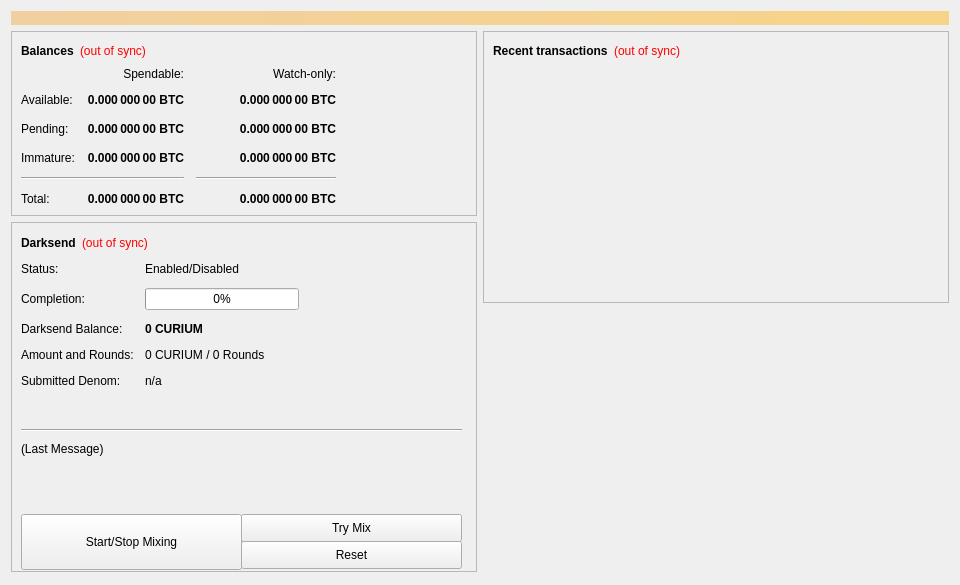
<?xml version="1.0" encoding="UTF-8"?>
<ui version="4.0">
 <class>OverviewPage</class>
 <widget class="QWidget" name="OverviewPage">
  <property name="geometry">
   <rect>
    <x>0</x>
    <y>0</y>
    <width>960</width>
    <height>585</height>
   </rect>
  </property>
  <property name="minimumSize">
   <size>
    <width>960</width>
    <height>0</height>
   </size>
  </property>
  <property name="windowTitle">
   <string>Form</string>
  </property>
  <layout class="QVBoxLayout" name="topLayout">
   <item>
    <widget class="QLabel" name="labelAlerts">
     <property name="visible">
      <bool>false</bool>
     </property>
     <property name="styleSheet">
      <string notr="true">background-color: qlineargradient(x1: 0, y1: 0, x2: 1, y2: 0, stop:0 #F0D0A0, stop:1 #F8D488); color:#000000;</string>
     </property>
     <property name="wordWrap">
      <bool>true</bool>
     </property>
     <property name="margin">
      <number>3</number>
     </property>
    </widget>
   </item>
   <item>
    <layout class="QHBoxLayout" name="horizontalLayout" stretch="1,1">
     <item>
      <layout class="QVBoxLayout" name="verticalLayout_2">
       <item>
        <widget class="QFrame" name="frame">
         <property name="frameShape">
          <enum>QFrame::StyledPanel</enum>
         </property>
         <property name="frameShadow">
          <enum>QFrame::Raised</enum>
         </property>
         <layout class="QVBoxLayout" name="verticalLayout_4">
          <item>
           <layout class="QHBoxLayout" name="horizontalLayout_4">
            <item>
             <widget class="QLabel" name="label_5">
              <property name="font">
               <font>
                <weight>75</weight>
                <bold>true</bold>
               </font>
              </property>
              <property name="text">
               <string>Balances</string>
              </property>
             </widget>
            </item>
            <item>
             <widget class="QLabel" name="labelWalletStatus">
              <property name="cursor">
               <cursorShape>WhatsThisCursor</cursorShape>
              </property>
              <property name="toolTip">
               <string>The displayed information may be out of date. Your wallet automatically synchronizes with the Curium network after a connection is established, but this process has not completed yet.</string>
              </property>
              <property name="styleSheet">
               <string notr="true">QLabel { color: red; }</string>
              </property>
              <property name="text">
               <string notr="true">(out of sync)</string>
              </property>
              <property name="alignment">
               <set>Qt::AlignLeading|Qt::AlignLeft|Qt::AlignVCenter</set>
              </property>
             </widget>
            </item>
            <item>
             <spacer name="horizontalSpacer_3">
              <property name="orientation">
               <enum>Qt::Horizontal</enum>
              </property>
              <property name="sizeHint" stdset="0">
               <size>
                <width>40</width>
                <height>20</height>
               </size>
              </property>
             </spacer>
            </item>
           </layout>
          </item>
          <item>
           <layout class="QGridLayout" name="gridLayout">
            <property name="spacing">
             <number>12</number>
            </property>
            <item row="2" column="2">
             <widget class="QLabel" name="labelWatchPending">
              <property name="font">
               <font>
                <weight>75</weight>
                <bold>true</bold>
               </font>
              </property>
              <property name="cursor">
               <cursorShape>IBeamCursor</cursorShape>
              </property>
              <property name="toolTip">
               <string>Unconfirmed transactions to watch-only addresses</string>
              </property>
              <property name="text">
               <string notr="true">0.000 000 00 BTC</string>
              </property>
              <property name="alignment">
               <set>Qt::AlignRight|Qt::AlignTrailing|Qt::AlignVCenter</set>
              </property>
              <property name="textInteractionFlags">
               <set>Qt::LinksAccessibleByMouse|Qt::TextSelectableByKeyboard|Qt::TextSelectableByMouse</set>
              </property>
             </widget>
            </item>
            <item row="2" column="1">
             <widget class="QLabel" name="labelUnconfirmed">
              <property name="font">
               <font>
                <weight>75</weight>
                <bold>true</bold>
               </font>
              </property>
              <property name="cursor">
               <cursorShape>IBeamCursor</cursorShape>
              </property>
              <property name="toolTip">
               <string>Total of transactions that have yet to be confirmed, and do not yet count toward the spendable balance</string>
              </property>
              <property name="text">
               <string notr="true">0.000 000 00 BTC</string>
              </property>
              <property name="alignment">
               <set>Qt::AlignRight|Qt::AlignTrailing|Qt::AlignVCenter</set>
              </property>
              <property name="textInteractionFlags">
               <set>Qt::LinksAccessibleByMouse|Qt::TextSelectableByKeyboard|Qt::TextSelectableByMouse</set>
              </property>
             </widget>
            </item>
            <item row="3" column="2">
             <widget class="QLabel" name="labelWatchImmature">
              <property name="font">
               <font>
                <weight>75</weight>
                <bold>true</bold>
               </font>
              </property>
              <property name="cursor">
               <cursorShape>IBeamCursor</cursorShape>
              </property>
              <property name="toolTip">
               <string>Mined balance in watch-only addresses that has not yet matured</string>
              </property>
              <property name="text">
               <string notr="true">0.000 000 00 BTC</string>
              </property>
              <property name="alignment">
               <set>Qt::AlignRight|Qt::AlignTrailing|Qt::AlignVCenter</set>
              </property>
              <property name="textInteractionFlags">
               <set>Qt::LinksAccessibleByMouse|Qt::TextSelectableByKeyboard|Qt::TextSelectableByMouse</set>
              </property>
             </widget>
            </item>
            <item row="4" column="0" colspan="2">
             <widget class="Line" name="lineSpendableBalance">
              <property name="orientation">
               <enum>Qt::Horizontal</enum>
              </property>
             </widget>
            </item>
            <item row="4" column="2">
             <widget class="Line" name="lineWatchBalance">
              <property name="sizePolicy">
               <sizepolicy hsizetype="Preferred" vsizetype="Fixed">
                <horstretch>0</horstretch>
                <verstretch>0</verstretch>
               </sizepolicy>
              </property>
              <property name="minimumSize">
               <size>
                <width>140</width>
                <height>0</height>
               </size>
              </property>
              <property name="orientation">
               <enum>Qt::Horizontal</enum>
              </property>
             </widget>
            </item>
            <item row="5" column="0">
             <widget class="QLabel" name="labelTotalText">
              <property name="text">
               <string>Total:</string>
              </property>
             </widget>
            </item>
            <item row="3" column="1">
             <widget class="QLabel" name="labelImmature">
              <property name="font">
               <font>
                <weight>75</weight>
                <bold>true</bold>
               </font>
              </property>
              <property name="cursor">
               <cursorShape>IBeamCursor</cursorShape>
              </property>
              <property name="toolTip">
               <string>Mined balance that has not yet matured</string>
              </property>
              <property name="text">
               <string notr="true">0.000 000 00 BTC</string>
              </property>
              <property name="alignment">
               <set>Qt::AlignRight|Qt::AlignTrailing|Qt::AlignVCenter</set>
              </property>
              <property name="textInteractionFlags">
               <set>Qt::LinksAccessibleByMouse|Qt::TextSelectableByKeyboard|Qt::TextSelectableByMouse</set>
              </property>
             </widget>
            </item>
            <item row="2" column="3">
             <spacer name="horizontalSpacer_2">
              <property name="orientation">
               <enum>Qt::Horizontal</enum>
              </property>
              <property name="sizeHint" stdset="0">
               <size>
                <width>40</width>
                <height>20</height>
               </size>
              </property>
             </spacer>
            </item>
            <item row="3" column="0">
             <widget class="QLabel" name="labelImmatureText">
              <property name="text">
               <string>Immature:</string>
              </property>
             </widget>
            </item>
            <item row="5" column="1">
             <widget class="QLabel" name="labelTotal">
              <property name="font">
               <font>
                <weight>75</weight>
                <bold>true</bold>
               </font>
              </property>
              <property name="cursor">
               <cursorShape>IBeamCursor</cursorShape>
              </property>
              <property name="toolTip">
               <string>Your current total balance</string>
              </property>
              <property name="text">
               <string notr="true">0.000 000 00 BTC</string>
              </property>
              <property name="alignment">
               <set>Qt::AlignRight|Qt::AlignTrailing|Qt::AlignVCenter</set>
              </property>
              <property name="textInteractionFlags">
               <set>Qt::LinksAccessibleByMouse|Qt::TextSelectableByKeyboard|Qt::TextSelectableByMouse</set>
              </property>
             </widget>
            </item>
            <item row="5" column="2">
             <widget class="QLabel" name="labelWatchTotal">
              <property name="font">
               <font>
                <weight>75</weight>
                <bold>true</bold>
               </font>
              </property>
              <property name="cursor">
               <cursorShape>IBeamCursor</cursorShape>
              </property>
              <property name="toolTip">
               <string>Current total balance in watch-only addresses</string>
              </property>
              <property name="text">
               <string notr="true">0.000 000 00 BTC</string>
              </property>
              <property name="alignment">
               <set>Qt::AlignRight|Qt::AlignTrailing|Qt::AlignVCenter</set>
              </property>
              <property name="textInteractionFlags">
               <set>Qt::LinksAccessibleByMouse|Qt::TextSelectableByKeyboard|Qt::TextSelectableByMouse</set>
              </property>
             </widget>
            </item>
            <item row="0" column="2">
             <widget class="QLabel" name="labelWatchonly">
              <property name="text">
               <string>Watch-only:</string>
              </property>
              <property name="alignment">
               <set>Qt::AlignRight|Qt::AlignTrailing|Qt::AlignVCenter</set>
              </property>
             </widget>
            </item>
            <item row="1" column="0">
             <widget class="QLabel" name="labelBalanceText">
              <property name="text">
               <string>Available:</string>
              </property>
             </widget>
            </item>
            <item row="1" column="1">
             <widget class="QLabel" name="labelBalance">
              <property name="font">
               <font>
                <weight>75</weight>
                <bold>true</bold>
               </font>
              </property>
              <property name="cursor">
               <cursorShape>IBeamCursor</cursorShape>
              </property>
              <property name="toolTip">
               <string>Your current spendable balance</string>
              </property>
              <property name="text">
               <string notr="true">0.000 000 00 BTC</string>
              </property>
              <property name="alignment">
               <set>Qt::AlignRight|Qt::AlignTrailing|Qt::AlignVCenter</set>
              </property>
              <property name="textInteractionFlags">
               <set>Qt::LinksAccessibleByMouse|Qt::TextSelectableByKeyboard|Qt::TextSelectableByMouse</set>
              </property>
             </widget>
            </item>
            <item row="1" column="2">
             <widget class="QLabel" name="labelWatchAvailable">
              <property name="font">
               <font>
                <weight>75</weight>
                <bold>true</bold>
               </font>
              </property>
              <property name="cursor">
               <cursorShape>IBeamCursor</cursorShape>
              </property>
              <property name="toolTip">
               <string>Your current balance in watch-only addresses</string>
              </property>
              <property name="text">
               <string notr="true">0.000 000 00 BTC</string>
              </property>
              <property name="alignment">
               <set>Qt::AlignRight|Qt::AlignTrailing|Qt::AlignVCenter</set>
              </property>
              <property name="textInteractionFlags">
               <set>Qt::LinksAccessibleByMouse|Qt::TextSelectableByKeyboard|Qt::TextSelectableByMouse</set>
              </property>
             </widget>
            </item>
            <item row="2" column="0">
             <widget class="QLabel" name="labelPendingText">
              <property name="text">
               <string>Pending:</string>
              </property>
             </widget>
            </item>
            <item row="0" column="1">
             <widget class="QLabel" name="labelSpendable">
              <property name="text">
               <string>Spendable:</string>
              </property>
              <property name="alignment">
               <set>Qt::AlignRight|Qt::AlignTrailing|Qt::AlignVCenter</set>
              </property>
             </widget>
            </item>
           </layout>
          </item>
         </layout>
        </widget>
       </item>
       <item>
        <widget class="QFrame" name="frameDarksend">
         <property name="minimumSize">
          <size>
           <width>0</width>
           <height>350</height>
          </size>
         </property>
         <property name="layoutDirection">
          <enum>Qt::LeftToRight</enum>
         </property>
         <property name="frameShape">
          <enum>QFrame::StyledPanel</enum>
         </property>
         <property name="frameShadow">
          <enum>QFrame::Raised</enum>
         </property>
         <widget class="QWidget" name="formLayoutWidget">
          <property name="geometry">
           <rect>
            <x>10</x>
            <y>40</y>
            <width>451</width>
            <height>161</height>
           </rect>
          </property>
          <layout class="QFormLayout" name="formLayout">
           <property name="fieldGrowthPolicy">
            <enum>QFormLayout::AllNonFixedFieldsGrow</enum>
           </property>
           <property name="horizontalSpacing">
            <number>11</number>
           </property>
           <property name="verticalSpacing">
            <number>12</number>
           </property>
           <item row="0" column="0">
            <widget class="QLabel" name="label_6">
             <property name="text">
              <string>Status:</string>
             </property>
            </widget>
           </item>
           <item row="1" column="0">
            <widget class="QLabel" name="label_7">
             <property name="text">
              <string>Completion:</string>
             </property>
            </widget>
           </item>
           <item row="1" column="1">
            <widget class="QProgressBar" name="darksendProgress">
             <property name="maximumSize">
              <size>
               <width>154</width>
               <height>16777215</height>
              </size>
             </property>
             <property name="value">
              <number>0</number>
             </property>
            </widget>
           </item>
           <item row="2" column="0">
            <widget class="QLabel" name="labelAnonymizedText">
             <property name="text">
              <string>Darksend Balance:</string>
             </property>
            </widget>
           </item>
           <item row="2" column="1">
            <widget class="QLabel" name="labelAnonymized">
             <property name="font">
              <font>
               <weight>75</weight>
               <bold>true</bold>
              </font>
             </property>
             <property name="text">
              <string notr="true">0 CURIUM</string>
             </property>
            </widget>
           </item>
           <item row="3" column="0">
            <widget class="QLabel" name="label_8">
             <property name="text">
              <string>Amount and Rounds:</string>
             </property>
            </widget>
           </item>
           <item row="3" column="1">
            <widget class="QLabel" name="labelAmountRounds">
             <property name="text">
              <string>0 CURIUM / 0 Rounds</string>
             </property>
            </widget>
           </item>
           <item row="4" column="0">
            <widget class="QLabel" name="label_9">
             <property name="text">
              <string>Submitted Denom:</string>
             </property>
            </widget>
           </item>
           <item row="4" column="1">
            <widget class="QLabel" name="labelSubmittedDenom">
             <property name="toolTip">
              <string>The denominations you submitted to the Masternode.&lt;br&gt;To mix, other users must submit the exact same denominations.</string>
             </property>
             <property name="text">
              <string>n/a</string>
             </property>
            </widget>
           </item>
           <item row="0" column="1">
            <widget class="QLabel" name="darksendEnabled">
             <property name="text">
              <string>Enabled/Disabled</string>
             </property>
            </widget>
           </item>
          </layout>
         </widget>
         <widget class="QPushButton" name="runAutoDenom">
          <property name="geometry">
           <rect>
            <x>251</x>
            <y>17</y>
            <width>1</width>
            <height>1</height>
           </rect>
          </property>
          <property name="palette">
           <palette>
            <active>
             <colorrole role="WindowText">
              <brush brushstyle="SolidPattern">
               <color alpha="255">
                <red>0</red>
                <green>0</green>
                <blue>0</blue>
               </color>
              </brush>
             </colorrole>
             <colorrole role="Button">
              <brush brushstyle="SolidPattern">
               <color alpha="255">
                <red>239</red>
                <green>238</green>
                <blue>238</blue>
               </color>
              </brush>
             </colorrole>
             <colorrole role="Light">
              <brush brushstyle="SolidPattern">
               <color alpha="255">
                <red>255</red>
                <green>255</green>
                <blue>255</blue>
               </color>
              </brush>
             </colorrole>
             <colorrole role="Midlight">
              <brush brushstyle="SolidPattern">
               <color alpha="255">
                <red>247</red>
                <green>246</green>
                <blue>246</blue>
               </color>
              </brush>
             </colorrole>
             <colorrole role="Dark">
              <brush brushstyle="SolidPattern">
               <color alpha="255">
                <red>119</red>
                <green>119</green>
                <blue>119</blue>
               </color>
              </brush>
             </colorrole>
             <colorrole role="Mid">
              <brush brushstyle="SolidPattern">
               <color alpha="255">
                <red>159</red>
                <green>159</green>
                <blue>159</blue>
               </color>
              </brush>
             </colorrole>
             <colorrole role="Text">
              <brush brushstyle="SolidPattern">
               <color alpha="255">
                <red>0</red>
                <green>0</green>
                <blue>0</blue>
               </color>
              </brush>
             </colorrole>
             <colorrole role="BrightText">
              <brush brushstyle="SolidPattern">
               <color alpha="255">
                <red>255</red>
                <green>255</green>
                <blue>255</blue>
               </color>
              </brush>
             </colorrole>
             <colorrole role="ButtonText">
              <brush brushstyle="SolidPattern">
               <color alpha="255">
                <red>0</red>
                <green>0</green>
                <blue>0</blue>
               </color>
              </brush>
             </colorrole>
             <colorrole role="Base">
              <brush brushstyle="SolidPattern">
               <color alpha="255">
                <red>255</red>
                <green>255</green>
                <blue>255</blue>
               </color>
              </brush>
             </colorrole>
             <colorrole role="Window">
              <brush brushstyle="SolidPattern">
               <color alpha="255">
                <red>239</red>
                <green>238</green>
                <blue>238</blue>
               </color>
              </brush>
             </colorrole>
             <colorrole role="Shadow">
              <brush brushstyle="SolidPattern">
               <color alpha="255">
                <red>0</red>
                <green>0</green>
                <blue>0</blue>
               </color>
              </brush>
             </colorrole>
             <colorrole role="AlternateBase">
              <brush brushstyle="SolidPattern">
               <color alpha="255">
                <red>247</red>
                <green>246</green>
                <blue>246</blue>
               </color>
              </brush>
             </colorrole>
             <colorrole role="ToolTipBase">
              <brush brushstyle="SolidPattern">
               <color alpha="255">
                <red>255</red>
                <green>255</green>
                <blue>220</blue>
               </color>
              </brush>
             </colorrole>
             <colorrole role="ToolTipText">
              <brush brushstyle="SolidPattern">
               <color alpha="255">
                <red>0</red>
                <green>0</green>
                <blue>0</blue>
               </color>
              </brush>
             </colorrole>
            </active>
            <inactive>
             <colorrole role="WindowText">
              <brush brushstyle="SolidPattern">
               <color alpha="255">
                <red>0</red>
                <green>0</green>
                <blue>0</blue>
               </color>
              </brush>
             </colorrole>
             <colorrole role="Button">
              <brush brushstyle="SolidPattern">
               <color alpha="255">
                <red>239</red>
                <green>238</green>
                <blue>238</blue>
               </color>
              </brush>
             </colorrole>
             <colorrole role="Light">
              <brush brushstyle="SolidPattern">
               <color alpha="255">
                <red>255</red>
                <green>255</green>
                <blue>255</blue>
               </color>
              </brush>
             </colorrole>
             <colorrole role="Midlight">
              <brush brushstyle="SolidPattern">
               <color alpha="255">
                <red>247</red>
                <green>246</green>
                <blue>246</blue>
               </color>
              </brush>
             </colorrole>
             <colorrole role="Dark">
              <brush brushstyle="SolidPattern">
               <color alpha="255">
                <red>119</red>
                <green>119</green>
                <blue>119</blue>
               </color>
              </brush>
             </colorrole>
             <colorrole role="Mid">
              <brush brushstyle="SolidPattern">
               <color alpha="255">
                <red>159</red>
                <green>159</green>
                <blue>159</blue>
               </color>
              </brush>
             </colorrole>
             <colorrole role="Text">
              <brush brushstyle="SolidPattern">
               <color alpha="255">
                <red>0</red>
                <green>0</green>
                <blue>0</blue>
               </color>
              </brush>
             </colorrole>
             <colorrole role="BrightText">
              <brush brushstyle="SolidPattern">
               <color alpha="255">
                <red>255</red>
                <green>255</green>
                <blue>255</blue>
               </color>
              </brush>
             </colorrole>
             <colorrole role="ButtonText">
              <brush brushstyle="SolidPattern">
               <color alpha="255">
                <red>0</red>
                <green>0</green>
                <blue>0</blue>
               </color>
              </brush>
             </colorrole>
             <colorrole role="Base">
              <brush brushstyle="SolidPattern">
               <color alpha="255">
                <red>255</red>
                <green>255</green>
                <blue>255</blue>
               </color>
              </brush>
             </colorrole>
             <colorrole role="Window">
              <brush brushstyle="SolidPattern">
               <color alpha="255">
                <red>239</red>
                <green>238</green>
                <blue>238</blue>
               </color>
              </brush>
             </colorrole>
             <colorrole role="Shadow">
              <brush brushstyle="SolidPattern">
               <color alpha="255">
                <red>0</red>
                <green>0</green>
                <blue>0</blue>
               </color>
              </brush>
             </colorrole>
             <colorrole role="AlternateBase">
              <brush brushstyle="SolidPattern">
               <color alpha="255">
                <red>247</red>
                <green>246</green>
                <blue>246</blue>
               </color>
              </brush>
             </colorrole>
             <colorrole role="ToolTipBase">
              <brush brushstyle="SolidPattern">
               <color alpha="255">
                <red>255</red>
                <green>255</green>
                <blue>220</blue>
               </color>
              </brush>
             </colorrole>
             <colorrole role="ToolTipText">
              <brush brushstyle="SolidPattern">
               <color alpha="255">
                <red>0</red>
                <green>0</green>
                <blue>0</blue>
               </color>
              </brush>
             </colorrole>
            </inactive>
            <disabled>
             <colorrole role="WindowText">
              <brush brushstyle="SolidPattern">
               <color alpha="255">
                <red>119</red>
                <green>119</green>
                <blue>119</blue>
               </color>
              </brush>
             </colorrole>
             <colorrole role="Button">
              <brush brushstyle="SolidPattern">
               <color alpha="255">
                <red>239</red>
                <green>238</green>
                <blue>238</blue>
               </color>
              </brush>
             </colorrole>
             <colorrole role="Light">
              <brush brushstyle="SolidPattern">
               <color alpha="255">
                <red>255</red>
                <green>255</green>
                <blue>255</blue>
               </color>
              </brush>
             </colorrole>
             <colorrole role="Midlight">
              <brush brushstyle="SolidPattern">
               <color alpha="255">
                <red>247</red>
                <green>246</green>
                <blue>246</blue>
               </color>
              </brush>
             </colorrole>
             <colorrole role="Dark">
              <brush brushstyle="SolidPattern">
               <color alpha="255">
                <red>119</red>
                <green>119</green>
                <blue>119</blue>
               </color>
              </brush>
             </colorrole>
             <colorrole role="Mid">
              <brush brushstyle="SolidPattern">
               <color alpha="255">
                <red>159</red>
                <green>159</green>
                <blue>159</blue>
               </color>
              </brush>
             </colorrole>
             <colorrole role="Text">
              <brush brushstyle="SolidPattern">
               <color alpha="255">
                <red>119</red>
                <green>119</green>
                <blue>119</blue>
               </color>
              </brush>
             </colorrole>
             <colorrole role="BrightText">
              <brush brushstyle="SolidPattern">
               <color alpha="255">
                <red>255</red>
                <green>255</green>
                <blue>255</blue>
               </color>
              </brush>
             </colorrole>
             <colorrole role="ButtonText">
              <brush brushstyle="SolidPattern">
               <color alpha="255">
                <red>119</red>
                <green>119</green>
                <blue>119</blue>
               </color>
              </brush>
             </colorrole>
             <colorrole role="Base">
              <brush brushstyle="SolidPattern">
               <color alpha="255">
                <red>239</red>
                <green>238</green>
                <blue>238</blue>
               </color>
              </brush>
             </colorrole>
             <colorrole role="Window">
              <brush brushstyle="SolidPattern">
               <color alpha="255">
                <red>239</red>
                <green>238</green>
                <blue>238</blue>
               </color>
              </brush>
             </colorrole>
             <colorrole role="Shadow">
              <brush brushstyle="SolidPattern">
               <color alpha="255">
                <red>0</red>
                <green>0</green>
                <blue>0</blue>
               </color>
              </brush>
             </colorrole>
             <colorrole role="AlternateBase">
              <brush brushstyle="SolidPattern">
               <color alpha="255">
                <red>239</red>
                <green>238</green>
                <blue>238</blue>
               </color>
              </brush>
             </colorrole>
             <colorrole role="ToolTipBase">
              <brush brushstyle="SolidPattern">
               <color alpha="255">
                <red>255</red>
                <green>255</green>
                <blue>220</blue>
               </color>
              </brush>
             </colorrole>
             <colorrole role="ToolTipText">
              <brush brushstyle="SolidPattern">
               <color alpha="255">
                <red>0</red>
                <green>0</green>
                <blue>0</blue>
               </color>
              </brush>
             </colorrole>
            </disabled>
           </palette>
          </property>
          <property name="focusPolicy">
           <enum>Qt::NoFocus</enum>
          </property>
          <property name="autoFillBackground">
           <bool>true</bool>
          </property>
          <property name="text">
           <string/>
          </property>
          <property name="flat">
           <bool>true</bool>
          </property>
         </widget>
         <widget class="QPushButton" name="toggleDarksend">
          <property name="geometry">
           <rect>
            <x>10</x>
            <y>292</y>
            <width>221</width>
            <height>56</height>
           </rect>
          </property>
          <property name="sizePolicy">
           <sizepolicy hsizetype="MinimumExpanding" vsizetype="Fixed">
            <horstretch>0</horstretch>
            <verstretch>0</verstretch>
           </sizepolicy>
          </property>
          <property name="text">
           <string>Start/Stop Mixing</string>
          </property>
         </widget>
         <widget class="Line" name="lineLastMessage">
          <property name="geometry">
           <rect>
            <x>10</x>
            <y>200</y>
            <width>441</width>
            <height>16</height>
           </rect>
          </property>
          <property name="orientation">
           <enum>Qt::Horizontal</enum>
          </property>
         </widget>
         <widget class="QLabel" name="darksendStatus">
          <property name="geometry">
           <rect>
            <x>10</x>
            <y>220</y>
            <width>451</width>
            <height>61</height>
           </rect>
          </property>
          <property name="minimumSize">
           <size>
            <width>288</width>
            <height>43</height>
           </size>
          </property>
          <property name="text">
           <string>(Last Message)</string>
          </property>
          <property name="alignment">
           <set>Qt::AlignLeading|Qt::AlignLeft|Qt::AlignTop</set>
          </property>
          <property name="wordWrap">
           <bool>true</bool>
          </property>
         </widget>
         <widget class="QPushButton" name="darksendAuto">
          <property name="geometry">
           <rect>
            <x>230</x>
            <y>292</y>
            <width>221</width>
            <height>28</height>
           </rect>
          </property>
          <property name="sizePolicy">
           <sizepolicy hsizetype="MinimumExpanding" vsizetype="Fixed">
            <horstretch>0</horstretch>
            <verstretch>0</verstretch>
           </sizepolicy>
          </property>
          <property name="toolTip">
           <string>Try to manually submit a Darksend request.</string>
          </property>
          <property name="text">
           <string>Try Mix</string>
          </property>
         </widget>
         <widget class="QPushButton" name="darksendReset">
          <property name="geometry">
           <rect>
            <x>230</x>
            <y>319</y>
            <width>221</width>
            <height>28</height>
           </rect>
          </property>
          <property name="sizePolicy">
           <sizepolicy hsizetype="MinimumExpanding" vsizetype="Fixed">
            <horstretch>0</horstretch>
            <verstretch>0</verstretch>
           </sizepolicy>
          </property>
          <property name="toolTip">
           <string>Reset the current status of Darksend (can interrupt Darksend if it's in the process of Mixing, which can cost you money!)</string>
          </property>
          <property name="autoFillBackground">
           <bool>false</bool>
          </property>
          <property name="text">
           <string>Reset</string>
          </property>
         </widget>
         <widget class="QWidget" name="layoutWidget">
          <property name="geometry">
           <rect>
            <x>10</x>
            <y>10</y>
            <width>431</width>
            <height>22</height>
           </rect>
          </property>
          <layout class="QHBoxLayout" name="horizontalLayout_5">
           <item>
            <widget class="QLabel" name="label_2">
             <property name="font">
              <font>
               <weight>75</weight>
               <bold>true</bold>
              </font>
             </property>
             <property name="text">
              <string>Darksend</string>
             </property>
            </widget>
           </item>
           <item>
            <widget class="QLabel" name="labelDarksendSyncStatus">
             <property name="toolTip">
              <string>The displayed information may be out of date. Your wallet automatically synchronizes with the Curium network after a connection is established, but this process has not completed yet.</string>
             </property>
             <property name="styleSheet">
              <string notr="true">QLabel { color: red; }</string>
             </property>
             <property name="text">
              <string notr="true">(out of sync)</string>
             </property>
             <property name="alignment">
              <set>Qt::AlignLeading|Qt::AlignLeft|Qt::AlignVCenter</set>
             </property>
            </widget>
           </item>
           <item>
            <spacer name="horizontalSpacer_4">
             <property name="orientation">
              <enum>Qt::Horizontal</enum>
             </property>
             <property name="sizeHint" stdset="0">
              <size>
               <width>40</width>
               <height>20</height>
              </size>
             </property>
            </spacer>
           </item>
          </layout>
         </widget>
        </widget>
       </item>
       <item>
        <spacer name="verticalSpacer">
         <property name="orientation">
          <enum>Qt::Vertical</enum>
         </property>
         <property name="sizeHint" stdset="0">
          <size>
           <width>20</width>
           <height>40</height>
          </size>
         </property>
        </spacer>
       </item>
      </layout>
     </item>
     <item>
      <layout class="QVBoxLayout" name="verticalLayout_3">
       <item>
        <widget class="QFrame" name="frame_2">
         <property name="frameShape">
          <enum>QFrame::StyledPanel</enum>
         </property>
         <property name="frameShadow">
          <enum>QFrame::Raised</enum>
         </property>
         <layout class="QVBoxLayout" name="verticalLayout">
          <item>
           <layout class="QHBoxLayout" name="horizontalLayout_2">
            <item>
             <widget class="QLabel" name="label_4">
              <property name="font">
               <font>
                <weight>75</weight>
                <bold>true</bold>
               </font>
              </property>
              <property name="text">
               <string>Recent transactions</string>
              </property>
             </widget>
            </item>
            <item>
             <widget class="QLabel" name="labelTransactionsStatus">
              <property name="cursor">
               <cursorShape>WhatsThisCursor</cursorShape>
              </property>
              <property name="toolTip">
               <string>The displayed information may be out of date. Your wallet automatically synchronizes with the Curium network after a connection is established, but this process has not completed yet.</string>
              </property>
              <property name="styleSheet">
               <string notr="true">QLabel { color: red; }</string>
              </property>
              <property name="text">
               <string notr="true">(out of sync)</string>
              </property>
              <property name="alignment">
               <set>Qt::AlignRight|Qt::AlignTrailing|Qt::AlignVCenter</set>
              </property>
             </widget>
            </item>
            <item>
             <spacer name="horizontalSpacer">
              <property name="orientation">
               <enum>Qt::Horizontal</enum>
              </property>
              <property name="sizeHint" stdset="0">
               <size>
                <width>40</width>
                <height>20</height>
               </size>
              </property>
             </spacer>
            </item>
           </layout>
          </item>
          <item>
           <widget class="QListView" name="listTransactions">
            <property name="styleSheet">
             <string notr="true">QListView { background: transparent; }</string>
            </property>
            <property name="frameShape">
             <enum>QFrame::NoFrame</enum>
            </property>
            <property name="verticalScrollBarPolicy">
             <enum>Qt::ScrollBarAlwaysOff</enum>
            </property>
            <property name="horizontalScrollBarPolicy">
             <enum>Qt::ScrollBarAlwaysOff</enum>
            </property>
            <property name="selectionMode">
             <enum>QAbstractItemView::NoSelection</enum>
            </property>
           </widget>
          </item>
         </layout>
        </widget>
       </item>
       <item>
        <spacer name="verticalSpacer_2">
         <property name="orientation">
          <enum>Qt::Vertical</enum>
         </property>
         <property name="sizeHint" stdset="0">
          <size>
           <width>20</width>
           <height>40</height>
          </size>
         </property>
        </spacer>
       </item>
      </layout>
     </item>
    </layout>
   </item>
  </layout>
 </widget>
 <resources/>
 <connections/>
</ui>
